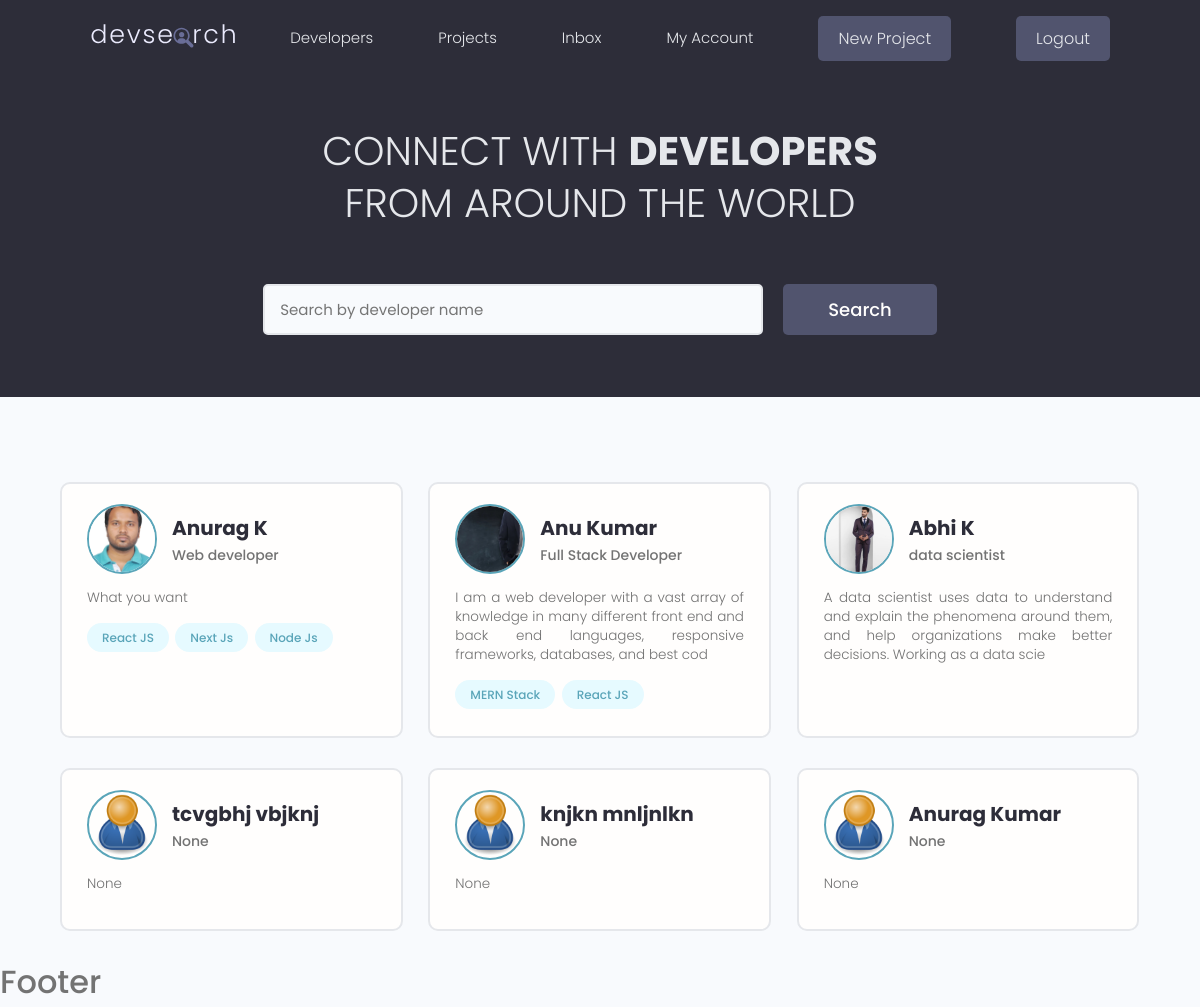
/users/profiles (signed in), run on the app's committed database.
### users/models.py (models this page shows, shortened)
class Profile(models.Model):
    user = models.OneToOneField(User, on_delete=models.CASCADE, null=True, blank=True)
    name = models.CharField(max_length=200, null=True, blank=True)
    username = models.CharField(max_length=200, blank=True, null=True)
    location = models.CharField(max_length=200, blank=True, null=True)
    email = models.EmailField(max_length=200, null=True, blank=True)
    short_intro = models.CharField(max_length=200, blank=True, null=True)
    bio = models.TextField(blank=True, null=True)
    profile_image = models.ImageField(null=True, blank=True, upload_to='profile/', default='profile/user-default.png')
    social_github = models.CharField(max_length=200, blank=True, null=True)
    social_twitter = models.CharField(max_length=200, blank=True, null=True)
    social_linkedin = models.CharField(max_length=200, blank=True, null=True)
    social_website = models.CharField(max_length=200, blank=True, null=True)
    created = models.DateTimeField(auto_now_add=True)
    id = models.UUIDField(default=uuid.uuid4, unique=True, primary_key=True, editable=False)
    class Meta:
        ordering = ['created']

class Skill(models.Model):
    owner = models.ForeignKey(Profile, on_delete=models.CASCADE, null=True, blank=True)
    name = models.CharField(max_length=200, null=True, blank=True)
    description = models.TextField(blank=True, null=True)
    created = models.DateTimeField(auto_now_add=True)
    id = models.UUIDField(default=uuid.uuid4, unique=True, primary_key=True, editable=False)

### users/views.py (the view)
# urls.py: path('profiles', views.profiles, name='profiles'),
def profiles(request):
    search = ''
    if request.GET.get('search'):
        search = request.GET.get('search')
    skills = Skill.objects.filter(name__icontains=search)
    data = Profile.objects.distinct().filter(Q(name__icontains=search) | Q(skill__in=skills))
    page = request.GET.get('page')
    results = 6
    paginator = Paginator(data, results)
    try:
        data = paginator.page(page)
    except PageNotAnInteger:
        data = paginator.page(1)
    except EmptyPage:
        data = paginator.page(paginator.num_pages)
    return render(request, 'users/profiles.html',
                  {'profiles': data, 'search': search, 'paginator': paginator})

### users/templates/users/profiles.html (shortened to what this page needs)
{% extends 'main.html' %}
{% block content %}
<main class="home">
    <section class="hero-section text-center">
      <div class="container container--narrow">
        <div class="hero-section__box">
          <h2>CONNECT WITH <span>DEVELOPERS</span></h2>
          <h2>FROM AROUND THE WORLD</h2>
        </div>
        <div class="hero-section__search">
          <form class="form" action="{% url 'profiles' %}" method="get">
            <div class="form__field">
              <input class="input input--text" id="formInput#search" type="text" name="search"
                placeholder="Search by developer name" value="{{search}}" />
            </div>
            <input class="btn btn--sub btn--lg" type="submit" value="Search" />
          </form>
        </div>
      </div>
    </section>
    <section class="devlist">
      <div class="container">
        <div class="grid grid--three">
          {% for profile in profiles %}
          <div class="column card">
            <div class="dev">
              <a href="{% url 'profile' profile.id %}" class="card__body">
                <div class="dev__profile">
                  <img class="avatar avatar--md" src="{{profile.profile_image.url}}" alt="image" />
                  <div class="dev__meta">
                    <h3>{{profile.name}}</h3>
                    <h5>{{profile.short_intro|slice:"50"}}</h5>
                  </div>
                </div>
                <p class="dev__info">
                  {{profile.bio|slice:"150"}}
                </p>
                <div class="dev__skills">
                  {% for skill in profile.skill_set.all %}
                  <span class="tag tag--pill tag--main">
                    <small>{{skill.name}}</small>
                  </span>
                  {% endfor %}
                </div>
              </a>
            </div>
          </div>
          {% endfor %}
        </div>
      </div>
    </section>
  </main>
{% endblock content %}

### static/styles/app.css (style rules this page uses)
:root { --color-sub: #2d2d39; }
.btn--sub { background-color: var(--color-sub-light); }
.card { border: 2px solid var(--color-light); }
img { width: 100%; }
.hero-section { height: 40vh; display: flex; align-items: center; background-color: var(--color-sub); }
.hero-section__box { margin-bottom: 4rem; }
.hero-section__box > h2, .hero-section__box > h2 > span { font-size: 4rem; color: var(--color-light); line-height: 1.3; text-transform: uppercase; }
.hero-section__box > h2 { font-weight: 300; }
.hero-section__box > h2 > span { font-weight: 700; }
.hero-section__search > .form { display: flex; align-items: center; justify-content: center; gap: 2rem; }
.hero-section__search > .form input.input--text { width: 50rem; }
.devlist { margin-top: 8rem; }
.devlist .grid { align-items: stretch; }
.devlist .dev .dev__profile { display: flex; align-items: center; gap: 1.5rem; }
.devlist .dev .dev__meta h3 { color: var(--color-sub); font-size: 2rem; font-weight: 700; }
.devlist .dev .dev__meta h5 { color: var(--color-text); font-size: 1.4rem; font-weight: 500; }
.devlist .dev .dev__info { margin: 1.5rem 0; font-size: 1.35rem; line-height: 1.4; text-align: justify; }

### static/uikit/styles/modules/_variables.css (style rules this page uses)
:root { --color-main: #5aa5b9; --color-main-light: #e6faff; --color-sub: #3f4156; --color-sub-light: #51546e; --color-sub-lighter: #ededfd; --color-text: #737373; --color-gray: #8b8b8b; --color-light: #e5e7eb; --color-light-gray: #767676; --color-bg: #f8fafd; --color-white: #fffefd; --color-white-light: #f3f3f3; --color-success: #359e64; --color-success-bg: #def8e8; --color-error: #fc4b0b; --color-error-bg: #fff2ee; --font-base: 'Poppins', arial, helvetica, 'Segoe UI', roboto, ubuntu, sans-serif; --font-monospace: 'Fira Code', 'Courier New', courier, monospace; --font-regular: 300; --font-medium: 500; --font-bold: 700; --generic-shadow: 1px 1px 5px #00000010; --generic-transition: all 0.3s ease-in-out; }

### static/uikit/styles/modules/_base.css (style rules this page uses)
* { margin: 0; padding: 0; box-sizing: border-box; text-rendering: optimizeLegibility; color: inherit; font-size: inherit; }
html { font-size: 50%; }
@media only screen and (min-width: 480px) { html { font-size: 56.25%; } }
@media only screen and (min-width: 1200px) { html { font-size: 62.5%; } }
body { line-height: 1.6; font-weight: 400; font-size: 1.5rem; color: var(--color-text); background-color: var(--color-bg); min-height: 100vh; }

### static/uikit/styles/modules/_typography.css (style rules this page uses)
* { font-family: var(--font-base); }
h2 { font-size: 3.6rem; font-weight: var(--font-bold); }
h3 { font-size: 3.2rem; font-weight: var(--font-medium); }
h5 { font-size: 2.4rem; font-weight: var(--font-medium); }
h5, h6 { font-weight: var(--font-regular); }
p, span, strong { font-size: 1.6rem; color: var(--color-text); font-weight: var(--font-regular); }
a { padding-bottom: 2px; text-decoration: none; display: inline-block; color: var(--color-main); font-weight: var(--font-medium); }

### static/uikit/styles/modules/_utilities.css (style rules this page uses)
.container { width: 95%; max-width: 165rem; margin: 0 auto; box-sizing: border-box; }
.container--narrow { width: 95%; max-width: 120rem; }
@media screen and (min-width: 1000px) { .container { width: 90%; } }
@media screen and (min-width: 1000px) { .container--narrow { width: 85%; } }
@media screen and (min-width: 1200px) { .container { width: 90%; } }
@media screen and (min-width: 1200px) { .container--narrow { width: 85%; } }
.text-center { text-align: center; }

### static/uikit/styles/modules/_avatar.css (style rules this page uses)
.avatar { border-radius: 50%; border: 2px solid var(--color-main); object-fit: cover; }
.avatar--md { height: 7rem; width: 7rem; }

### static/uikit/styles/modules/_button.css (style rules this page uses)
.btn { display: inline-block; position: relative; cursor: pointer; background-color: var(--color-light); font-weight: var(--font-medium); color: var(--color-sub); text-decoration: none; padding: 1rem 2rem; border-radius: 0.5rem; border: none; width: -webkit-fit-content; width: -moz-fit-content; width: fit-content; height: -webkit-fit-content; height: -moz-fit-content; height: fit-content; font-size: 1.6rem; outline-width: 0; outline-color: transparent; -webkit-backface-visibility: hidden; backface-visibility: hidden; transition: all 0.3s ease-in-out; }
.btn--sub { background-color: var(--color-sub); color: var(--color-white); }
.btn--lg { font-size: 1.8rem; padding: 1.2rem 4.5rem; }

### static/uikit/styles/modules/_card.css (style rules this page uses)
.card { border-radius: 1rem; background-color: var(--color-white); border: 1.5px solid var(--color-light); width: auto; height: auto; margin-top: 0.5rem; margin-bottom: 0.5rem; overflow: hidden; }
.card__body, .card__header { padding: 2rem 2.5rem; }

### data on the page
Profile: profile_image (picture), name "Anurag K", short_intro "Web developer", bio "What you want"
Skill: name "React JS"
Skill: name "Next Js"
Skill: name "Node Js"
Profile: profile_image (picture), name "Anu Kumar", short_intro "Full Stack Developer", bio "I am a web developer with a vast array of knowledge in many different front end and back end languages, responsive frameworks, databases, and best cod"
Skill: name "MERN Stack"
Skill: name "React JS"
Profile: profile_image (picture), name "Abhi K", short_intro "data scientist", bio "A data scientist uses data to understand and explain the phenomena around them, and help organizations make better decisions. Working as a data scie"
Profile: profile_image (placeholder picture), name "tcvgbhj vbjknj", short_intro "None", bio "None"
Profile: profile_image (placeholder picture), name "knjkn mnljnlkn", short_intro "None", bio "None"
Profile: profile_image (placeholder picture), name "Anurag Kumar", short_intro "None", bio "None"
